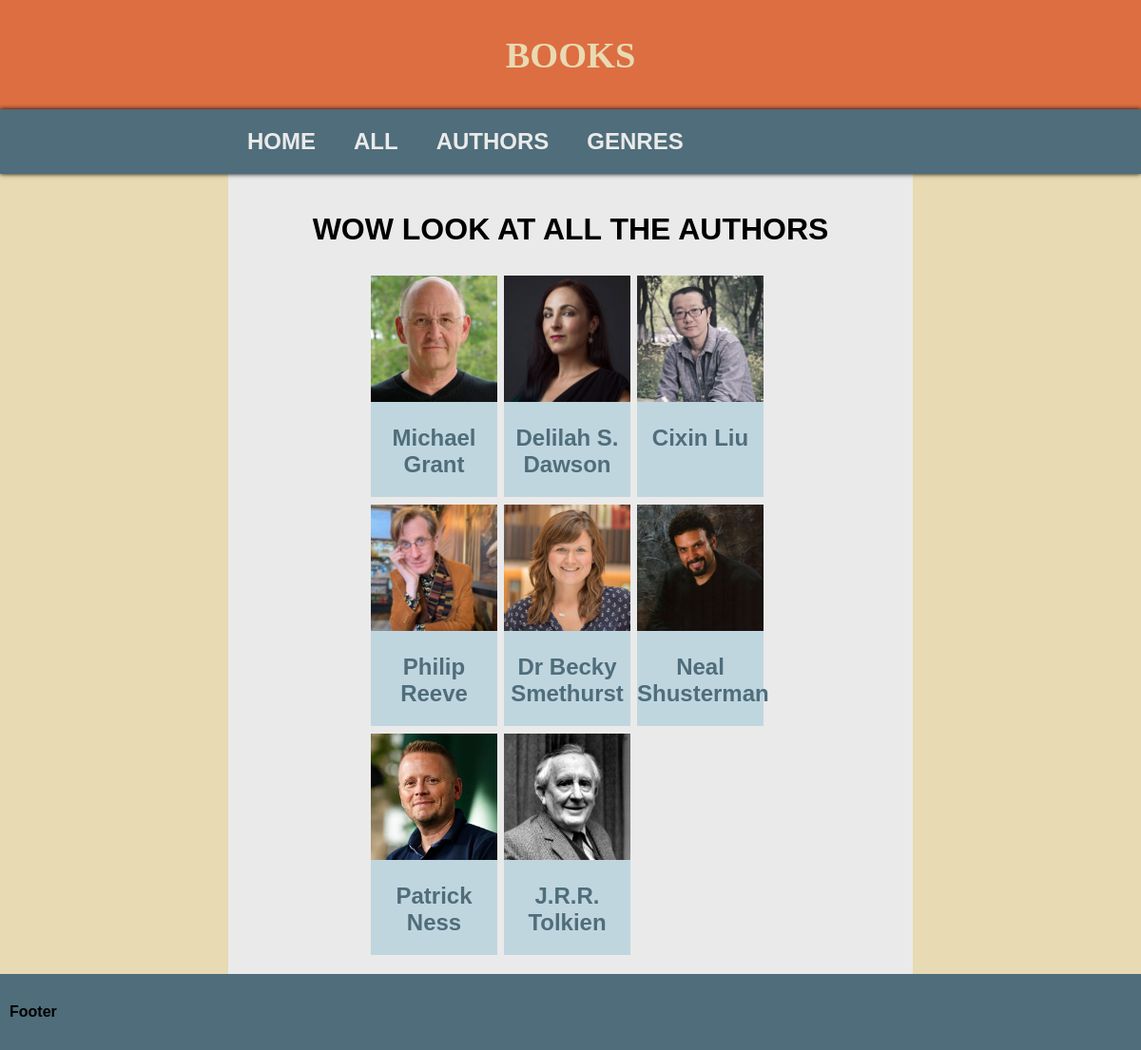
The app's page /authors with its own data.
### tables this page shows
CREATE TABLE Author (id INTEGER PRIMARY KEY AUTOINCREMENT, name TEXT, image TEXT);

### routes.py (the view)
@app.route("/authors")  # List of authors, they link to a page with their books
def all_authors():
    cur = cur_setup()
    cur.execute("SELECT * FROM Author")
    results = cur.fetchall()
    return render_template("all_authors.html", results=results)

### routes.py (called while the page is built)
def cur_setup():
    conn = sqlite3.connect("bookshelf.db")
    return conn.cursor()

### templates/all_authors.html
{% extends "layout.html"%}
{% block content %}
<h1 class="page-title">WOW LOOK AT ALL THE AUTHORS</h1>
<div class="authors">
    {% for item in results %}
    <a href="/author/{{item[0]}}">
        <div class="grid-link">
            <img src="static/images/{{item[2]}}" alt="Photo of {{item[1]}}">
            <h2>
                {{item[1]}}
            </h2>
        </div>
    </a>
    {% endfor %}
</div>
{% endblock %}

### static/css/style.css (style rules this page uses)
body { margin: 0; background-color: #e8dab2; font-family: 'Trebuchet MS', 'Lucida Sans Unicode', 'Lucida Grande', 'Lucida Sans', Arial, sans-serif; }
img { width: 100%; }
a { text-decoration: none; color: #4f6d7a; }
main h1 { margin-top: 30px; margin-bottom: 30px; text-align: center; width: 100%; }
.authors { display: grid; grid-gap: 1%; row-gap: 8px; grid-template-columns: 19% 19% 19%; grid-auto-rows: minmax(90px, max-content); margin: 0 20% 10px 20%; width: 100%; text-align: center; text-justify: center; }
.authors a { background-color: #c0d6df; }

### records on screen
Author: image (picture), name "Michael Grant"
Author: image (picture), name "Delilah S. Dawson"
Author: image (picture), name "Cixin Liu"
Author: image (picture), name "Philip Reeve"
Author: image (picture), name "Dr Becky Smethurst"
Author: image (picture), name "Neal Shusterman"
Author: image (picture), name "Patrick Ness"
Author: image (picture), name "J.R.R. Tolkien"
